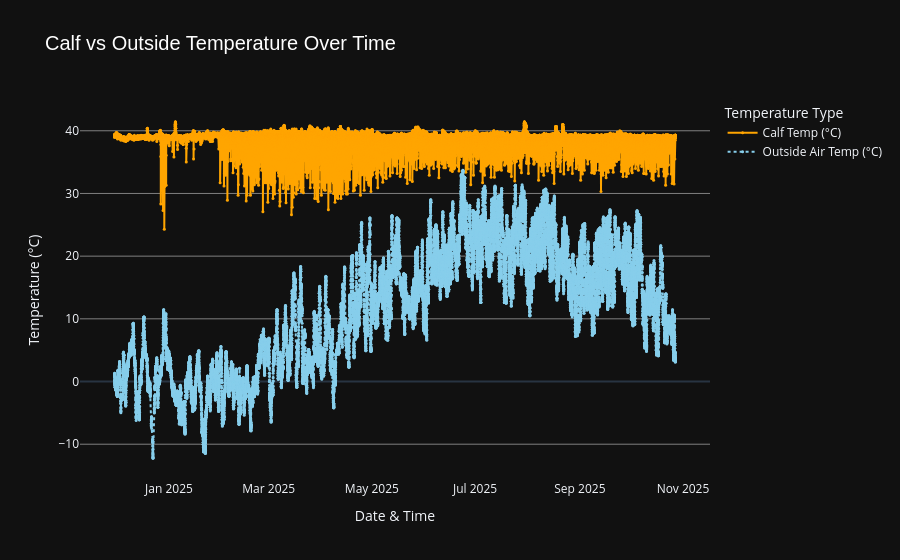

The notebook cell saved with this chart:
### Code cell
fig = go.Figure()


fig.add_trace(go.Scatter(
    x=df['datetime'],
    y=df['temp'],
    mode='lines+markers',
    name='Calf Temp (°C)',
    line=dict(color='orange', width=2),
    marker=dict(size=3)
))


fig.add_trace(go.Scatter(
    x=df['datetime'],
    y=df['airTemp'],
    mode='lines+markers',
    name='Outside Air Temp (°C)',
    line=dict(color='skyblue', width=2, dash='dot'),
    marker=dict(size=3)
))

fig.update_layout(
    title='Calf vs Outside Temperature Over Time',
    xaxis_title='Date & Time',
    yaxis_title='Temperature (°C)',
    legend_title='Temperature Type',
    template='plotly_dark',  
    hovermode='x unified',
    xaxis=dict(showgrid=False),
    yaxis=dict(showgrid=True, gridcolor='gray'),
    title_font=dict(size=20, family='Arial', color='white')
)

fig.show()

### Figure 1 — Plotly figure (JSON) as saved in the notebook; plotly's stock layout.template omitted (floating-point values rounded to 4 significant figures; data arrays with more than 128 entries replaced by an {"elided": "..."} marker saying what was removed)
{"data": [{"line": {"color": "orange", "width": 2}, "marker": {"size": 3}, "mode": "lines+markers", "name": "Calf Temp (°C)", "type": "scatter", "x": {"elided": "30613 str values"}, "y": {"elided": "30613 float values"}}, {"line": {"color": "skyblue", "dash": "dot", "width": 2}, "marker": {"size": 3}, "mode": "lines+markers", "name": "Outside Air Temp (°C)", "type": "scatter", "x": {"elided": "30613 str values"}, "y": {"elided": "30613 float values"}}], "layout": {"hovermode": "x unified", "legend": {"title": {"text": "Temperature Type"}}, "title": {"font": {"color": "white", "family": "Arial", "size": 20}, "text": "Calf vs Outside Temperature Over Time"}, "xaxis": {"showgrid": false, "title": {"text": "Date & Time"}}, "yaxis": {"gridcolor": "gray", "showgrid": true, "title": {"text": "Temperature (°C)"}}}}
